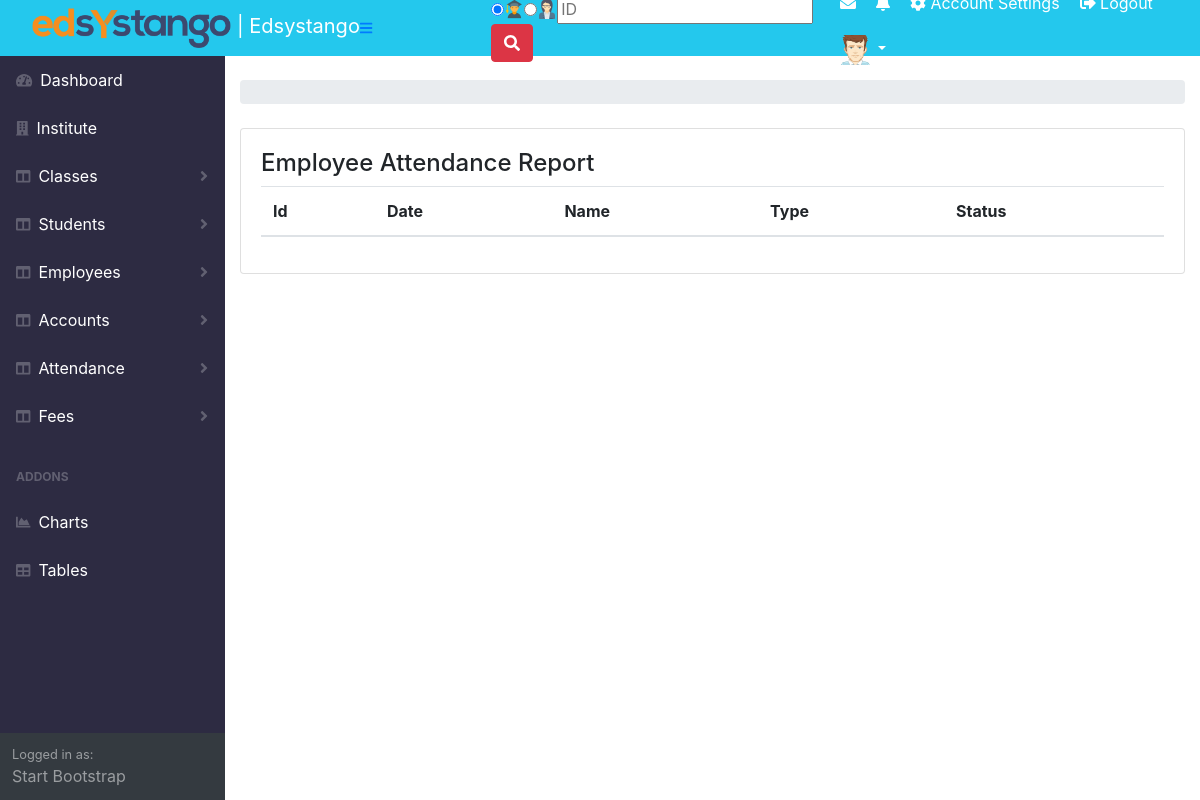
/getemployeereport/, run on an earlier commit of the app's database.
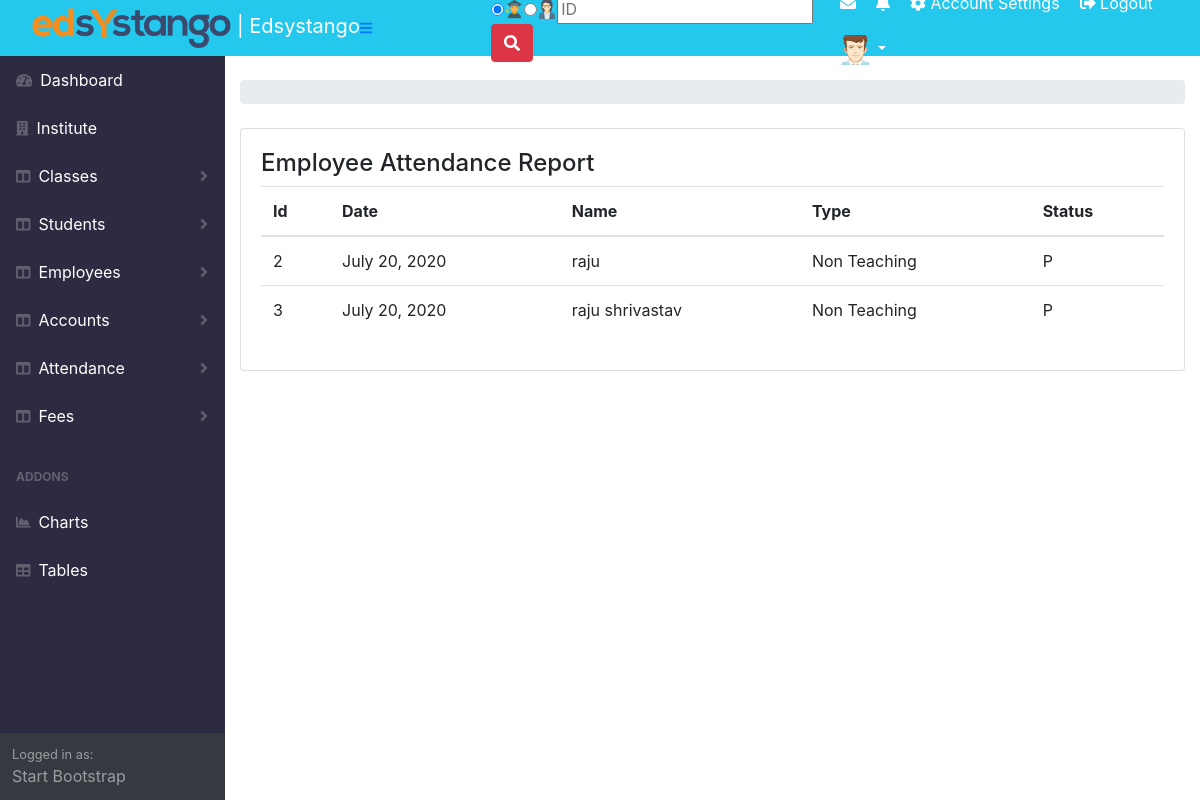
And on a later commit of the database.
### portalapp/models.py (models this page shows, shortened)
class EmployeeAttendance(models.Model):
    Date = models.DateField()
    EmpId = models.IntegerField()
    EmployeeName = models.CharField(max_length=255)
    EmployeeType = models.CharField(max_length=200)
    Status = models.CharField(max_length=20)

### portalapp/views.py (the view)
# urls.py: path('getemployeereport/',views.getEmployeeReport),
def getEmployeeReport(request):
    obj = EmployeeAttendance.objects.all()
    return render(request,'portalapp/getemployeereport.html',{'obj':obj})

### templates/portalapp/getemployeereport.html (shortened to what this page needs)
{% extends 'portalapp/base.html' %}
{% block base %}
<h4>Employee Attendance Report</h4>
<table class="table">
  <thead>
    <tr>
      <th>Id</th>
      <th>Date</th>
      <th>Name</th>
      <th>Type</th>
      <th>Status</th>
    </tr>
  </thead>
  <tbody>
    {% if obj %}
    {% for i in obj %}
      <tr>
        <td>{{i.EmpId}}</td>
        <td>{{i.Date}}</td>
        <td>{{i.EmployeeName}}</td>
        <td>{{i.EmployeeType}}</td>
        <td>{{i.Status}}</td>
      </tr>
      {% endfor %}
    {% endif %}
  </tbody>
</table>
{% endblock %}

What changed in the data, as far as the page shows it:
added EmployeeAttendance: EmpId "2", Date "July 20, 2020", EmployeeName "raju", EmployeeType "Non Teaching", Status "P"
added EmployeeAttendance: EmpId "3", Date "July 20, 2020", EmployeeName "raju shrivastav", EmployeeType "Non Teaching", Status "P"
